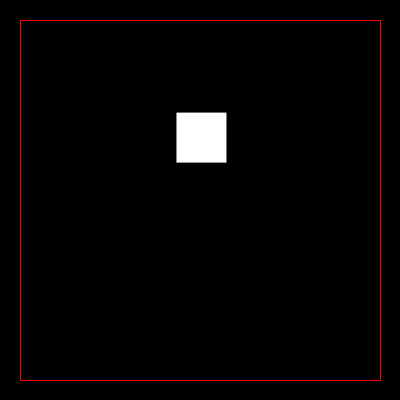
Frame 1 (no input)
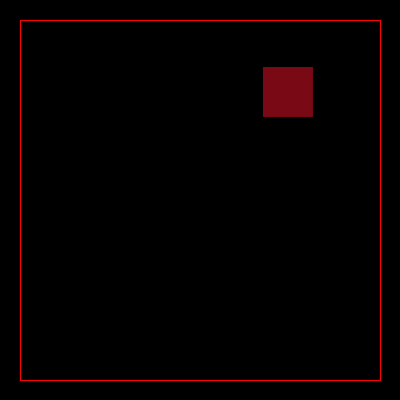
Frame 60 (the mouse pressed at the canvas centre just before this capture)
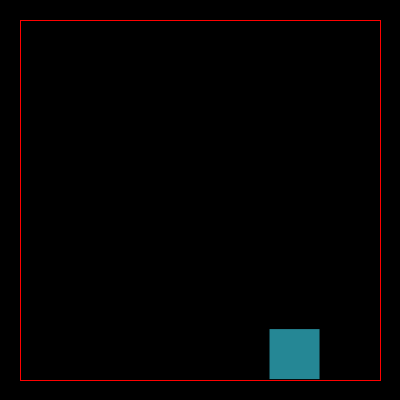
Frame 120 (the mouse held since frame 60 and released just before this capture)

The Processing sketch that drew these frames (run headless with seeded random() and noise(); from frame 60 on, the mouse is pressed at the canvas centre):

// Processing sketch: processing_169448
// ── processing_169448.pde

float pX = 200;
float pY = 140;
float vX = random(-5, 5);
float vY = random(-5, 5);
int tam = 50;


void setup() {
  size(400, 400);
}

void draw() {
  background(0);
  stroke(255, 0, 0);
  line(20, 20, 380, 20);
  line(20, 20, 20, 380);
  line(20, 380, 380, 380);
  line(380, 20, 380, 380);


  pX = pX + vX;
  pY = pY + vY;
  //tam/2 es la mitad de la bola y +20 es el tamaño de la margen
  if ((pX + tam/2+20 >= width)|| (pX - tam/2-20 < 0)) { 
    vX = -vX;
  } 
  if ((pY + tam/2+20 >= height)|| (pY - tam/2-20 < 0)) { 
    vY = -vY;
  } 

  noStroke();
  //de la mitad para allà es cuadrado
  //px-tam/2 es para mover el punto de partida de la esquina
  // al centro donde arranca el cuadrado y no haya salto
  //se resta por que es para el centro.
  if (pX >width/2){
    rect(pX-tam/2, pY-tam/2,tam, tam);}
    else {
    ellipse (pX, pY, tam, tam);
    }

  if (pX < width/3) {
    fill(0, 0, 255);
  } else if (pX < 2*(width/3)) {//dos tercios
    fill(255);
  } else {
    fill(random(255),random(255),random(255));
  }
  
}

void mousePressed() {
  //posiciòn en x y y se la del mouse cuando  hago click
  pX = mouseX;
  pY = mouseY;
  // y la velocidad del a bolita sea random
  vX = random(-5, 5);
  vY = random(-5, 5);
}
